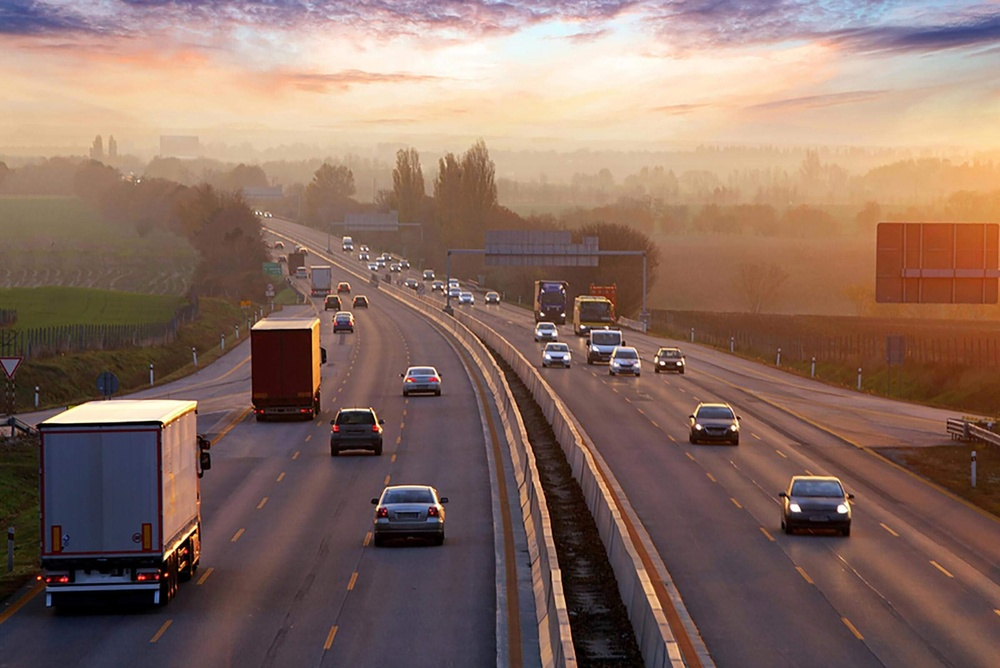
#> input picture prepocessing_image/road.jpg, 1000 x 668 px, shrunk from 2400 x 1603 before the run, given in place of the camera
$ python filterColor.py
#> lines starting #> are read from the running program, lines starting #| are printed output that depends on the picture; after the words box and inside, x2 and y2 are one past the last pixel; in counts of white or black regions, pixels touching at a corner belong together
import cv2
import numpy as np

cap = cv2.VideoCapture(0)

while (1):
    _, frame = cap.read()
#> frame is the input picture: shape (668, 1000, 3); mean B, G, R 98.4, 109.4, 136.3
    hsv = cv2.cvtColor(frame, cv2.COLOR_BGR2HSV)
#> hsv: shape (668, 1000, 3); mean H, S, V 54.1, 88.4, 138.5

    lower_blue = np.array([60, 35 , 140])
    upper_blue = np.array([180 , 255 , 255])

    mask = cv2.inRange(hsv, lower_blue, upper_blue)
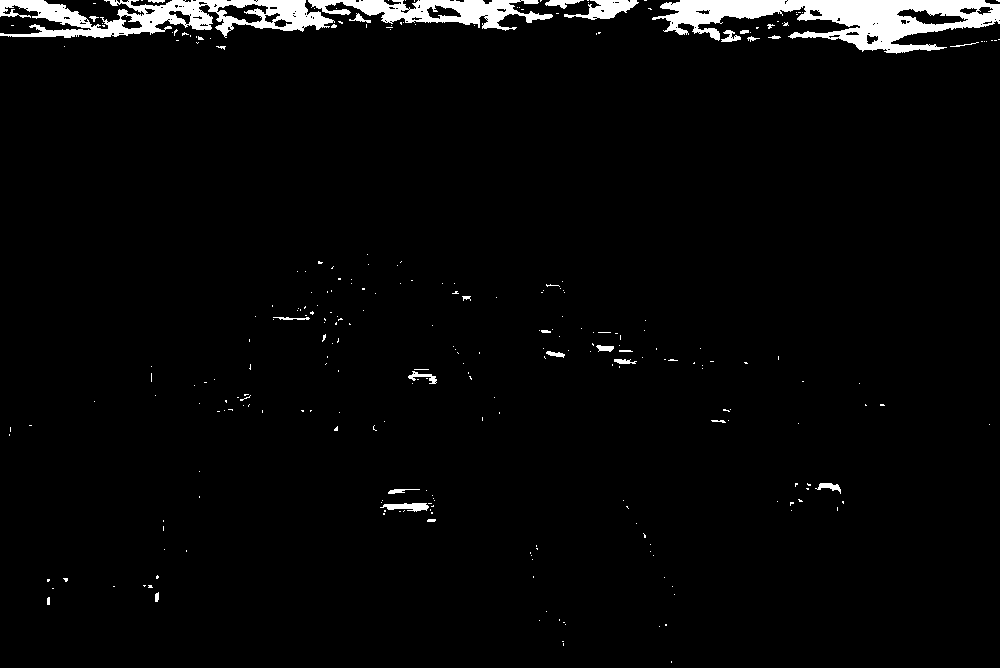
#> mask: shape (668, 1000); 3.3% white; 285 white regions (255 under 20 px), largest, box (x1, y1, x2, y2) and area: (652, 0, 1000, 54) 8931, (0, 0, 335, 38) 6376, (308, 0, 553, 31) 3448

    result = cv2.bitwise_and(frame, frame, mask=mask)
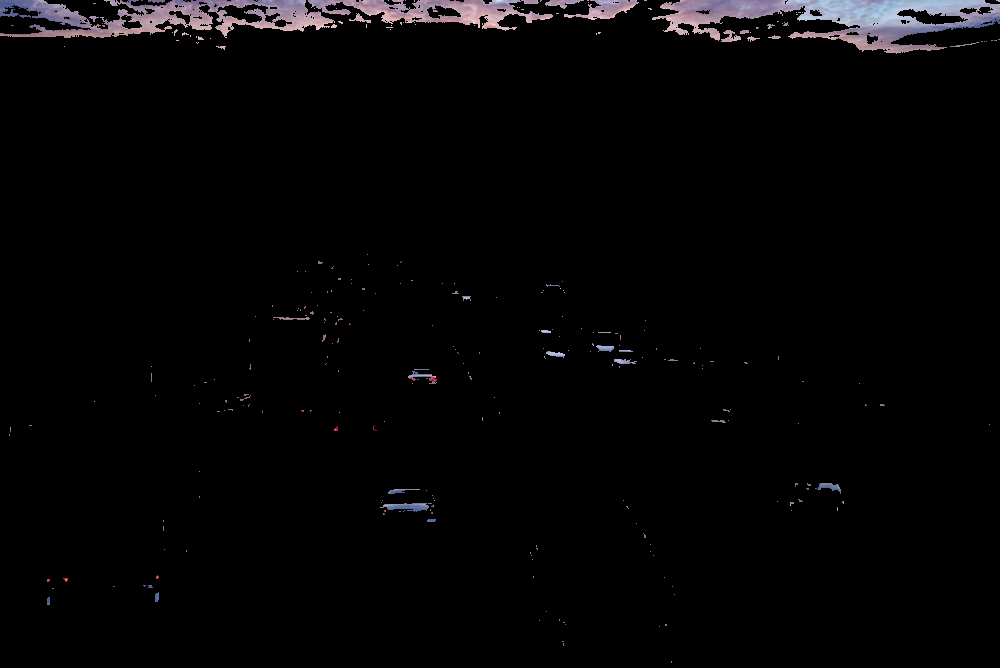
#> result: shape (668, 1000, 3); mean B, G, R 5.6, 4.9, 5.4

    cv2.imshow('frame', frame)
    cv2.imshow('mask', mask)
    cv2.imshow('result', result)

    cv2.waitKey(0)

cv2.destroyAllWindows()
cap.release()
